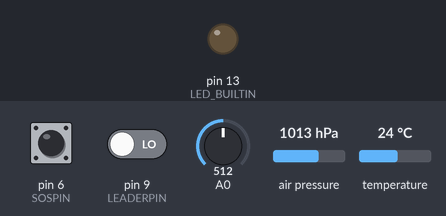
The sketch below on a simulated Arduino Uno, built with avr-gcc and run on an emulated ATmega328P. On the bench: output pins drawn as LEDs (lit = HIGH). Dashed ring = blinking. Inputs (shaded band) come from the test bench; at power-on: pin 6 (SOSPIN) LOW, pin 9 (LEADERPIN) LOW, A0 = 512, air pressure 1013 hPa, temperature 24 °C. The modem accepts every AT command (registered, SIM ready, sends succeed) and sends nothing else; what the sketch prints to the serial monitor is not drawn.

Above: at 15.4 s.
15.5 s: pin 6 (SOSPIN) driven HIGH
At 15.6 s:
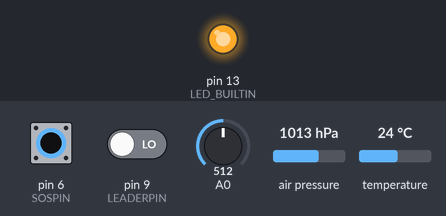
17.0 s: pin 6 (SOSPIN) pulsed LOW 5 times (0.12 s each, 0.3 s apart)
At 17.52 s:
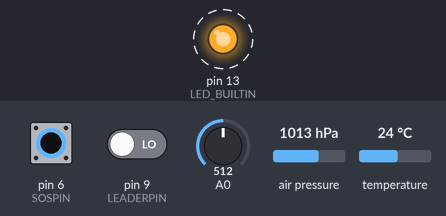
20.0 s: pin 6 (SOSPIN) pulsed LOW 5 times (0.12 s each, 0.3 s apart)
At 22.4 s:
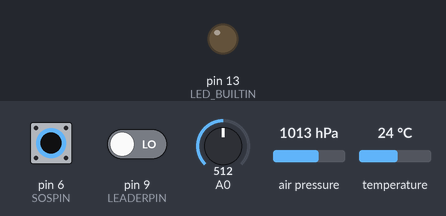
Timing chart, 0 to 23.9 s (numbered marks = the images above; inputs shaded):
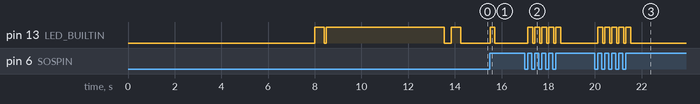

The sketch:

btxb2.ino
```cpp
#define SEP '|' // |
#define SOSPIN 6
#define LEADERPIN 9
#define ALTITUDE 1005.0
#define SENSOR_MS 10 * 1000


#include <string.h>
#include <SoftwareSerial.h>
#include <SFE_BMP180.h>
#include <Wire.h>

SoftwareSerial GSMSerial(11, 10); // RX, TX
SoftwareSerial bt(7,8);

const char GPRS1[] = "AT+SAPBR=3,1,\"Contype\",\"GPRS\"";
const char GPRS2[] = "AT+SAPBR=3,1,\"APN\",\"internet\"";
const char GPRS3[] = "AT+SAPBR=1,1";
const char GPRS4[] = "AT+SAPBR=2,1";
const char HTTP1[] = "AT+HTTPINIT";
const char HTTP2[] = "AT+HTTPPARA=\"CID\",1";
const char HTTP3[] = "AT+HTTPPARA=\"URL\",\"http://m.oguz.lol/node?data=";
const char HTTP4[] = "AT+HTTPACTION=0";

const int DEBUG = 0;
const int IGNITE_PIN = 5;

boolean IS_LEADER;
char sosMessage[8];
char sensorMessage[18];

char inBluetooth = -1;
char inBtBuffer[100];
int btPos = 0;
boolean gotBtMessage;

char inHw = -1;
char inHwBuffer[100];
int hwPos = 0;
boolean gotHwMessage;

int sos, lastSos;
int newStringPos = 0;

char altArr[4];
char tempArr[3];
int dd = 0;
char status;
double T,P,p0,a;

SFE_BMP180 pressure;

unsigned long lastSensorSendTime;
unsigned long lastWarningLedTime;

void setup() {
  // put your setup code here, to run once:
  Serial.begin(9600);
  bt.begin(9600);
  GSMSerial.begin(19200);
  igniteGSM();
  pinMode(SOSPIN, INPUT);
  pinMode(LEADERPIN, INPUT);
  pinMode(LED_BUILTIN, OUTPUT);
  lastSos = LOW;
  sos = LOW;
  lastSensorSendTime = 0;
  lastWarningLedTime = 0;

  delay(5000);

  digitalWrite(LED_BUILTIN, HIGH);
  delay(400);
  digitalWrite(LED_BUILTIN, LOW);
  delay(100);

  IS_LEADER = digitalRead(LEADERPIN);
  digitalWrite(LED_BUILTIN, HIGH);

  while(GSMSerial.available()) {
    if (DEBUG) {
      Serial.write(GSMSerial.read());
    } else {
      GSMSerial.read();
    }
  }

  turnOffEcho();
  openAttachGPRS();

  digitalWrite(LED_BUILTIN, LOW);
  delay(200);

  if (pressure.begin()) {
    delay(100);
    digitalWrite(LED_BUILTIN, HIGH);
    delay(400);
    digitalWrite(LED_BUILTIN, LOW);
    if (IS_LEADER) {
      delay(100);
      digitalWrite(LED_BUILTIN, HIGH);
      delay(400);
      digitalWrite(LED_BUILTIN, LOW);
    }
       // Serial.println("BMP180 init success");
  }
  else
  {
    digitalWrite(LED_BUILTIN, HIGH);
    Serial.println("BMP180 init fail\n\n");
    while(1); // Pause forever.
  }

}

void loop() {

  sos = digitalRead(SOSPIN);

  readBluetooth();
  readHardware();

  readSensor();

  if (millis() - lastWarningLedTime > 200) {
    digitalWrite(LED_BUILTIN, LOW);
  }


   if (sos == HIGH && lastSos != HIGH) {
      sendSosSignal();
      lastSos = sos;
      sos = LOW;
      digitalWrite(LED_BUILTIN, HIGH);
      lastWarningLedTime = millis();
   }
   else {
      lastSos = sos;
   }

    if(gotBtMessage) {
      useBtMessage();
      clearBtBuffer();
   }

   if(gotHwMessage){
      useHwMessage();
      clearHwBuffer();

   }
}
void useBtMessage(){
    if (inBtBuffer[0] != '$' || inBtBuffer[1] != '$'  || inBtBuffer[2] != '$' ||
        inBtBuffer[btPos-2] != '$' || inBtBuffer[btPos-3] != '$' || inBtBuffer[btPos-4] != '$') {
        digitalWrite(LED_BUILTIN, HIGH);
        lastWarningLedTime = millis();
        sendBtHumanMessage("Could not parse bt");
        return;
    }
  // if this message is from a human
  if(inBtBuffer[3] == '1' || inBtBuffer[3] == '2' || inBtBuffer[3] == '3' || inBtBuffer[3] == '4'){
    forwardBtToHw();
  }
  else {
    digitalWrite(LED_BUILTIN, HIGH);
    lastWarningLedTime = millis();
    return;
  }
}

void useHwMessage(){
    if (inHwBuffer[0] != '$' || inHwBuffer[1] != '$'  || inHwBuffer[2] != '$' ||
        inHwBuffer[hwPos-2] != '$' || inHwBuffer[hwPos-3] != '$' || inHwBuffer[hwPos-4] != '$') {
        digitalWrite(LED_BUILTIN, HIGH);
        lastWarningLedTime = millis();
        sendBtHumanMessage("Could not parse hw");
        return;
    }
  // if this message is from a human
  if(inHwBuffer[3] == '1' || inHwBuffer[3] == '2' || inHwBuffer[3] == '3' || inHwBuffer[3] == '4'){
    forwardHwToBt();
    // TODO LEADER
    if (IS_LEADER) {
        inHwBuffer[hwPos+1] = '\0';
        makeHTTPRequest(inHwBuffer);
    }
  }
  else {
    digitalWrite(LED_BUILTIN, HIGH);
    lastWarningLedTime = millis();
  }
}

//To forward the human message from a node to the other node
void forwardBtToHw(){
    inBtBuffer[4] = '2';
    sendHw(inBtBuffer, btPos - 1);
}

//To deliver the human message from a node to a phone
void forwardHwToBt(){
    inHwBuffer[4] = '3';
    sendBt(inHwBuffer, hwPos - 1);
}
void sendSensorValues(){
  sensorMessage[0] = '$';
  sensorMessage[1] = '$';
  sensorMessage[2] = '$';
  sensorMessage[3] = '3';
  sensorMessage[4] = '2';
  sensorMessage[5] = tempArr[0];
  sensorMessage[6] = tempArr[1];
  sensorMessage[7] = '.';
  sensorMessage[8] = tempArr[2];
  sensorMessage[9] = '#';
  sensorMessage[10] = altArr[0];
  sensorMessage[11] = altArr[1];
  sensorMessage[12] = altArr[2];
  sensorMessage[13] = altArr[3];
  sensorMessage[14] = '$';
  sensorMessage[15] = '$';
  sensorMessage[16] = '$';
  sensorMessage[17] = '\0';
  sendBt(sensorMessage, 17);
  sendHw(sensorMessage, 17);
  if (IS_LEADER) {
    makeHTTPRequest(sensorMessage);
  }
}
void sendSosSignal() {
  sosMessage[0] = '$';
  sosMessage[1] = '$';
  sosMessage[2] = '$';
  sosMessage[3] = '2';
  sosMessage[4] = '2';
  sosMessage[5] = '$';
  sosMessage[6] = '$';
  sosMessage[7] = '$';

  sendBt(sosMessage, 8);
  sendHw(sosMessage, 8);
//  Serial.println(sosMessage);
//  bt.print(sosMessage);

}

void readSensor() {
  if (millis() - lastSensorSendTime < SENSOR_MS) {
    return;
  }
  status = pressure.startTemperature();
  if (status != 0)
  {
    delay(status);
    status = pressure.getTemperature(T);
    status = status + 10;

    if (status != 0)
    {
      status = pressure.startPressure(3);
      if (status != 0)
      {
         delay(status);
         status = pressure.getPressure(P,T);
         if (status != 0)
         {
            p0 = pressure.sealevel(P,ALTITUDE);
            a = pressure.altitude(P,p0); // metre
            //Height Char Calculations
            int alt1 = a / 1000;
            int alt2 = (a / 100) - (alt1 * 10);
            int alt3 = (a / 10) - (alt1 * 100) - (alt2 * 10);
            int alt4 = ((int)a) % 10;

            altArr[0] = '0' + char (alt1);
            altArr[1] = '0' + char (alt2);
            altArr[2] = '0' + char (alt3);
            altArr[3] = '0' + char (alt4);


            // Temp Char Calculations
            int tempValue = analogRead(A0);
            float temp = tempValue * 0.48828125;
            int tempInt = temp;
            int temp1 = temp / 10;
            int temp2 = temp - (temp1 * 10);
            int temp3 = (temp  * 10) - (tempInt * 10);

            tempArr[0] = '0' + char(temp1);
            tempArr[1] = '0' + char(temp2);
            tempArr[2] = '0' + char(temp3);

            lastSensorSendTime = millis();
           sendSensorValues();
         }
      }
    }
  }
}

void readBluetooth() {
  if (bt.available()) {
    inBluetooth = bt.read();
  }
  else {
    inBluetooth = -1;
  }

  if((inBluetooth >= 0) && (inBluetooth <= 127)){
      inBtBuffer[btPos++] = inBluetooth;
   }

   gotBtMessage = inBluetooth == SEP;
}

void readHardware() {
  if(Serial.available()) {
    inHw = Serial.read();
  }
  else {
    inHw = -1;
  }

  if((inHw >= 0) && (inHw <= 127)){
      inHwBuffer[hwPos++] = inHw;
    }
   gotHwMessage = inHw == SEP;
}

void clearBtBuffer() {
  for (int c = 0; c < btPos; c++){
        inBtBuffer[c] = 0;
      }
      btPos = 0;
      inBluetooth = -1;
}

void clearHwBuffer() {
  for (int c = 0; c < hwPos; c++){
        inHwBuffer[c] = 0;
      }
      hwPos = 0;
      inHw = -1;

}

void sendBt(char buffer[], int len) {
  for (int i=0;i<len;i++) {
    if (buffer[i] <= 0 || buffer[i] > 127) {
      break;
    }
    bt.print(buffer[i]);
  }
  bt.print(SEP); //
  // if (SEP == '|') {
  //   bt.print('\n');
  // }
}

void sendHw(char buffer[], int len) {
  for (int i=0;i<len;i++) {
    if (buffer[i] <= 0 || buffer[i] > 127) {
      break;
    }
    Serial.print(buffer[i]);
  }
  Serial.print(SEP);
}

void sendBtHumanMessage(char str[]) {
    char buf[24];
    int c = 0;
    while(str[c] != '\0') {
        buf[5+c] = str[c];
        c++;
    }
    buf[0] = '$';
    buf[1] = '$';
    buf[2] = '$';
    buf[3] = '1';
    buf[4] = '3';
    buf[5+c] = '$';
    buf[5+c+1] = '$';
    buf[5+c+2] = '$';
    sendBt(buf, 4+c+3);
}

int sendATCommand(const char *cmd, int del = 500, char *data = NULL) {
  char response[64];
  int index = 0;

  //url encoding
  if (data) {
    GSMSerial.print(cmd);

    const char *cursor_;
    cursor_ = data;
    while (*cursor_) {
      switch (*cursor_) {
        case '$':
          GSMSerial.print("%24");
          break;
        case '#':
          GSMSerial.print("%23");
          break;
        case '|':
          GSMSerial.print("%7C");
          break;
        default:
          GSMSerial.print(*cursor_);
      }
      cursor_++;
    }
    GSMSerial.print("\"\r\n");
  } else {
    GSMSerial.println(cmd);
  }

  delay(del);

  while (GSMSerial.available()) {
    response[index++] = GSMSerial.read();
  }

  //null
  response[index] = '\0';

  if (DEBUG) {
    Serial.print("CMD: ");
    Serial.println(cmd);
    if (data) {
      Serial.print("Data: ");
      Serial.println(data);
    }
    Serial.print("Response: ");
    Serial.println(response);
  }

  if ( strcmp(response, "\r\nOK\r\n") == 0 ) {
    return 1;
  } else if ( strcmp(response, "\r\nERROR\r\n") == 0 ) {
    return 0;
  } else {
    return -1;
  }
}

void turnOffEcho() {
  GSMSerial.println("ATE0");
  delay(500);
  while(GSMSerial.available()) {
    if (DEBUG) {
      Serial.write(GSMSerial.read());
    } else {
      GSMSerial.read();
    }
  }
}
int makeHTTPRequest(char *data) {
  sendATCommand(HTTP1);
  sendATCommand(HTTP2);
  sendATCommand(HTTP3, 500, data);
  sendATCommand(HTTP4);
}

void openAttachGPRS() {
  sendATCommand(GPRS1);
  sendATCommand(GPRS2);
  while (sendATCommand(GPRS3, 3000) != 1) {}
  sendATCommand(GPRS4);
}

void igniteGSM() {
  pinMode(IGNITE_PIN, OUTPUT);
  delay(3000);
  pinMode(IGNITE_PIN, INPUT);
}
```

Measured:
- after the input at 15.5 s, pin 13 (LED_BUILTIN): LOW → HIGH at once, → LOW 0.20 s later
- after the input at 17.0 s, pin 13 (LED_BUILTIN): alternates HIGH for 0.20 s and LOW for 0.10 s, 10 changes in all, then stays LOW, starting after 0.13 s
- after the input at 20.0 s, pin 13 (LED_BUILTIN): alternates HIGH for 0.20 s and LOW for 0.10 s, 10 changes in all, then stays LOW, starting after 0.13 s
